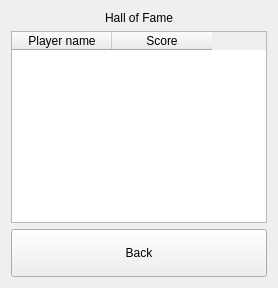
  <widget class="QWidget" name="page_7">
   <layout class="QGridLayout" name="gridLayout_7">
    <item row="0" column="0">
     <widget class="QLabel" name="label_9">
      <property name="text">
       <string>Hall of Fame</string>
      </property>
      <property name="alignment">
       <set>Qt::AlignCenter</set>
      </property>
     </widget>
    </item>
    <item row="1" column="0">
     <widget class="QTableWidget" name="twHall">
      <property name="focusPolicy">
       <enum>Qt::NoFocus</enum>
      </property>
      <property name="editTriggers">
       <set>QAbstractItemView::NoEditTriggers</set>
      </property>
      <property name="tabKeyNavigation">
       <bool>false</bool>
      </property>
      <property name="showDropIndicator" stdset="0">
       <bool>false</bool>
      </property>
      <property name="selectionMode">
       <enum>QAbstractItemView::NoSelection</enum>
      </property>
      <property name="selectionBehavior">
       <enum>QAbstractItemView::SelectRows</enum>
      </property>
      <property name="showGrid">
       <bool>true</bool>
      </property>
      <property name="gridStyle">
       <enum>Qt::DotLine</enum>
      </property>
      <property name="cornerButtonEnabled">
       <bool>false</bool>
      </property>
      <attribute name="verticalHeaderVisible">
       <bool>false</bool>
      </attribute>
      <attribute name="verticalHeaderVisible">
       <bool>false</bool>
      </attribute>
      <column>
       <property name="text">
        <string>Player name</string>
       </property>
      </column>
      <column>
       <property name="text">
        <string>Score</string>
       </property>
       <property name="textAlignment">
        <set>AlignHCenter|AlignVCenter|AlignCenter</set>
       </property>
      </column>
     </widget>
    </item>
    <item row="2" column="0">
     <widget class="QPushButton" name="bHallBack">
      <property name="sizePolicy">
       <sizepolicy hsizetype="Expanding" vsizetype="Fixed">
        <horstretch>0</horstretch>
        <verstretch>0</verstretch>
       </sizepolicy>
      </property>
      <property name="minimumSize">
       <size>
        <width>0</width>
        <height>48</height>
       </size>
      </property>
      <property name="maximumSize">
       <size>
        <width>16777215</width>
        <height>65</height>
       </size>
      </property>
      <property name="cursor">
       <cursorShape>PointingHandCursor</cursorShape>
      </property>
      <property name="text">
       <string>Back</string>
      </property>
     </widget>
    </item>
   </layout>
  </widget>
